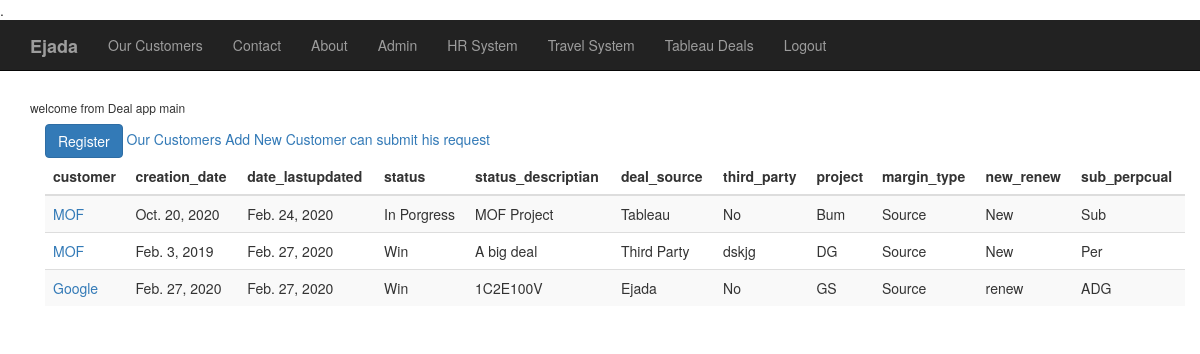
Screenshot of /deal_app/main/ (signed in) with the database file from the repository.
### deal_app/models.py (models this page shows, shortened)
class Deal(models.Model):
    name = models.CharField(max_length = 20)
    customer = models.ForeignKey(Customer,on_delete=models.PROTECT)
    creation_date =models.DateField()
    date_lastupdated = models.DateField(auto_now=True)
    status = models.CharField(max_length = 20) ##in progress or win or loss
    status_descriptian = models.TextField()
    deal_source = models.CharField(max_length=50)
    third_party = models.CharField(max_length=50)
    project= models.CharField(max_length=50)
    margin_type = models.CharField(max_length=50)
    new_renew = models.CharField(max_length=10)
    sub_perpcual = models.CharField(max_length=50)

class Customer(models.Model):
    name = models.CharField(max_length=100)
    appreviation = models.CharField(max_length=15)
    country = models.CharField(max_length=30)
    region = models.CharField(max_length=30)
    lob = models.CharField(max_length = 30)
    def __str__(self):
        return self.name

### deal_app/views.py (the view)
def main(request):
    deals = Deal.objects.all()
    deals_dictionary = {'deals': deals}
    return render(request,'deal_app/main.html', context=deals_dictionary)

### templates/deal_app/main.html (shortened to what this page needs)
{% extends "basic.html"%}
{% block body_block%}
  <link rel="stylesheet" href="https://maxcdn.bootstrapcdn.com/bootstrap/3.4.1/css/bootstrap.min.css">
    <h6> welcome from Deal app main</h6>
    <div class="container">
      <input type="submit" class="btn btn-primary" value="Register">
      <a  href="{%url "deal_app:customers"%}}">Our Customers</a>
      <a  href="{%url "deal_app:new_deal"%}}">Add New</a>
      <a  href="{%url "deal_app:customers_submission"%}}">Customer can submit his request </a>
    </div>
<div class="container">
    <table class="table table-striped table-dark">
      <thead  class="thead-dark">
        <tr>
            <th scope="col">customer</th>
            <th scope="col">creation_date</th>
            <th scope="col">date_lastupdated</th>
            <th scope="col">status</th>
            <th scope="col">status_descriptian</th>
            <th scope="col">deal_source</th>
            <th scope="col">third_party</th>
            <th scope="col">project</th>
            <th scope="col">margin_type</th>
            <th scope="col">new_renew</th>
            <th scope="col">sub_perpcual</th>
        </tr>
      </thead>
      <tbody>
        {% for deal in deals %}
        <tr>
            <td><a  href="#">{{ deal.customer }}</a></td>
            <td>{{ deal.creation_date }}</td>
            <td>{{ deal.date_lastupdated }}</td>
            <td>{{ deal.status }}</td>
            <td>{{ deal.status_descriptian }}</td>
            <td>{{ deal.deal_source }}</td>
            <td>{{ deal.third_party }}</td>
            <td>{{ deal.project }}</td>
            <td>{{ deal.margin_type }}</td>
            <td>{{ deal.new_renew }}</td>
            <td>{{ deal.sub_perpcual }}</td>
        </tr>
        {% endfor %}
      </tbody>
    </table>
</div>
{% endblock%}

### rows the page displays
Deal: customer "MOF", creation_date "Oct. 20, 2020", date_lastupdated "Feb. 24, 2020", status "In Porgress", status_descriptian "MOF Project", deal_source "Tableau", third_party "No", project "Bum", margin_type "Source", new_renew "New", sub_perpcual "Sub"
Deal: customer "MOF", creation_date "Feb. 3, 2019", date_lastupdated "Feb. 27, 2020", status "Win", status_descriptian "A big deal", deal_source "Third Party", third_party "dskjg", project "DG", margin_type "Source", new_renew "New", sub_perpcual "Per"
Deal: customer "Google", creation_date "Feb. 27, 2020", date_lastupdated "Feb. 27, 2020", status "Win", status_descriptian "1C2E100V", deal_source "Ejada", third_party "No", project "GS", margin_type "Source", new_renew "renew", sub_perpcual "ADG"
